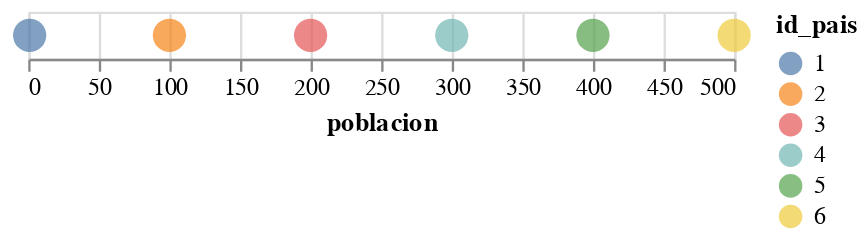

Notebook code for this chart:
### Code cell
# 2D scatter plot con tooltip
chart3 = alt.Chart(data).mark_circle(size=200).encode(
    x = 'poblacion:Q',
    color = 'id_pais:N')
chart3

### Figure 1 — Vega-Lite specification as saved in the notebook (floating-point values rounded to 4 significant figures)
{"config": {"view": {"continuousWidth": 300, "continuousHeight": 300}}, "data": {"name": "data-096cbab8c11f8c43bdd8f345bf9badab"}, "mark": {"type": "circle", "size": 200}, "encoding": {"color": {"field": "id_pais", "type": "nominal"}, "x": {"field": "poblacion", "type": "quantitative"}}, "$schema": "https://vega.github.io/schema/vega-lite/v5.8.0.json", "datasets": {"data-096cbab8c11f8c43bdd8f345bf9badab": [{"id_pais": 1, "poblacion": 1, "ingreso": 50}, {"id_pais": 2, "poblacion": 100, "ingreso": 50}, {"id_pais": 3, "poblacion": 200, "ingreso": 200}, {"id_pais": 4, "poblacion": 300, "ingreso": 300}, {"id_pais": 5, "poblacion": 400, "ingreso": 300}, {"id_pais": 6, "poblacion": 500, "ingreso": 450}]}}
